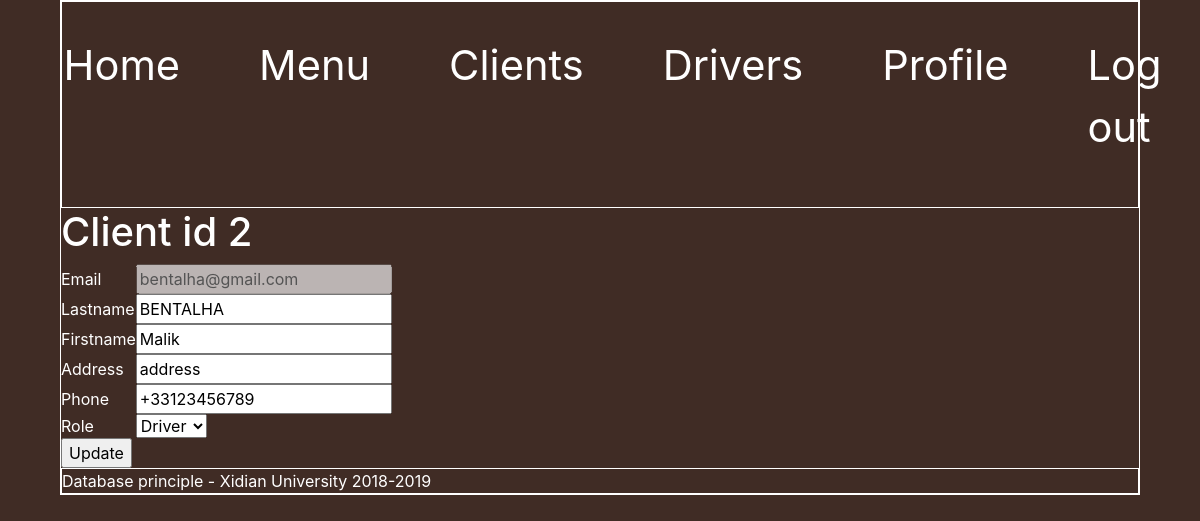
Page /driver.php?action=edit&id=2 (signed in) on the committed database.
### tables this page shows
CREATE TABLE `Members` (
  `id` int(11) NOT NULL,
  `email` varchar(255) NOT NULL,
  `password` varchar(255) NOT NULL,
  `lastname` varchar(255) NOT NULL,
  `firstname` varchar(255) NOT NULL,
  `address` varchar(255) DEFAULT NULL,
  `phone` varchar(255) DEFAULT NULL,
  `role` enum('Client','Driver','Admin') DEFAULT NULL
);

### driver.php (the view, shortened to what this page needs)
<?php
require("config.php");
require_once("header.php");
if (isset($_GET['action']) && isset($_GET['id'])) {
    $action = $_GET['action'];
    $id = $_GET['id'];
    switch ($action) {
        case "edit":
            $qry = $conn->query("SELECT email, lastname, firstname, address, phone, role FROM Members WHERE id = '$id'");
            $data = $qry->fetch();
            $email = $data['email'];
            $lastname = $data['lastname'];
            $firstname = $data['firstname'];
            $address = $data['address'];
            $phone = $data['phone'];
            break;
    }
}
?>
<body>
    <h1>Client id <?php echo $_GET['id']; ?></h1>
    <form method="post">
        <p>
            <label>Email</label>
            <input type="email" name="email" value="<?php echo $email; ?>" required disabled/>
        </p>
        <p>
            <label>Lastname</label>
            <input type="text" name="lastname" value="<?php echo $lastname; ?>" required/>
        </p>
        <p>
            <label>Firstname</label>
            <input type="text" name="firstname" value="<?php echo $firstname; ?>" required/>
        </p>
        <p>
            <label>Address</label>
            <input type="text" name="address" value="<?php echo $address; ?>" required/>
        </p>
        <p>
            <label>Phone</label>
            <input type="text" name="phone" value="<?php echo $phone; ?>" required/>
        </p>
        <p>
            <label>Role</label>
            <select name="role" required>
                <option value="Driver">Driver</option>
            </select>
        </p>
        <input type="submit" value="Update" name="update">
    </form>
</body>
<?php require_once("footer.php") ?>

### css/style.css (style rules this page uses)
html { width: 90%; margin: auto; background-color: #402c25; color: white; }
body { border: 1px solid white; background-color: #402c25; color: white; }
form { display: table; }
p { display: table-row; }
label { display: table-cell; }
input { display: table-cell; }

### rows in the picture
members: email "bentalha@gmail.com", lastname "BENTALHA", firstname "Malik", address "address", phone "+33123456789"

### other values in the picture
$_GET['id'] "2"
